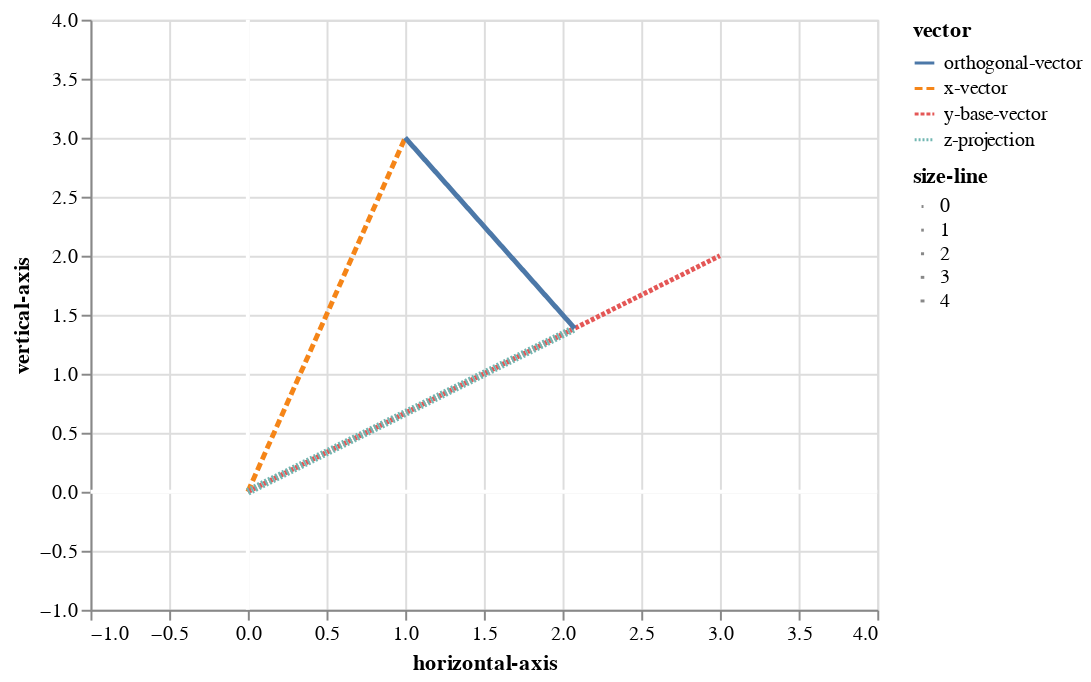

The notebook cell this image was saved under:
### Code cell
chart = alt.Chart(df).mark_line().encode(
    x=alt.X('dim-1', axis=alt.Axis(title='horizontal-axis')),
    y=alt.Y('dim-2', axis=alt.Axis(title='vertical-axis')),
    color='vector', 
    strokeDash='vector',
    size = 'size-line')

base_coor(-1.0, 4.0) + chart

### Figure 1 — Vega-Lite specification as saved in the notebook (floating-point values rounded to 4 significant figures)
{"usermeta": {"embedOptions": {"theme": "dark"}}, "config": {"view": {"continuousWidth": 400, "continuousHeight": 300}}, "layer": [{"mark": {"type": "line", "color": "white"}, "encoding": {"x": {"type": "quantitative", "field": "horizontal"}, "y": {"type": "quantitative", "field": "vertical"}}}, {"mark": {"type": "line", "color": "white"}, "encoding": {"x": {"type": "quantitative", "field": "vertical"}, "y": {"type": "quantitative", "field": "horizontal"}}}, {"data": {"name": "data-fae3a4238031b3bda30da25b0bfbb236"}, "mark": "line", "encoding": {"color": {"type": "nominal", "field": "vector"}, "size": {"type": "quantitative", "field": "size-line"}, "strokeDash": {"type": "nominal", "field": "vector"}, "x": {"type": "quantitative", "axis": {"title": "horizontal-axis"}, "field": "dim-1"}, "y": {"type": "quantitative", "axis": {"title": "vertical-axis"}, "field": "dim-2"}}}], "data": {"name": "data-e28b18115621143603ed81a2a2f08951"}, "$schema": "https://vega.github.io/schema/vega-lite/v4.8.1.json", "datasets": {"data-e28b18115621143603ed81a2a2f08951": [{"horizontal": -1.0, "vertical": 0.0}, {"horizontal": 4.0, "vertical": 0.0}], "data-fae3a4238031b3bda30da25b0bfbb236": [{"dim-1": 0.0, "dim-2": 0.0, "vector": "x-vector", "size-line": 2}, {"dim-1": 1.0, "dim-2": 3.0, "vector": "x-vector", "size-line": 2}, {"dim-1": 0.0, "dim-2": 0.0, "vector": "y-base-vector", "size-line": 2}, {"dim-1": 3.0, "dim-2": 2.0, "vector": "y-base-vector", "size-line": 2}, {"dim-1": 0.0, "dim-2": 0.0, "vector": "z-projection", "size-line": 4}, {"dim-1": 2.077, "dim-2": 1.385, "vector": "z-projection", "size-line": 4}, {"dim-1": 1.0, "dim-2": 3.0, "vector": "orthogonal-vector", "size-line": 2}, {"dim-1": 2.077, "dim-2": 1.385, "vector": "orthogonal-vector", "size-line": 2}]}}
